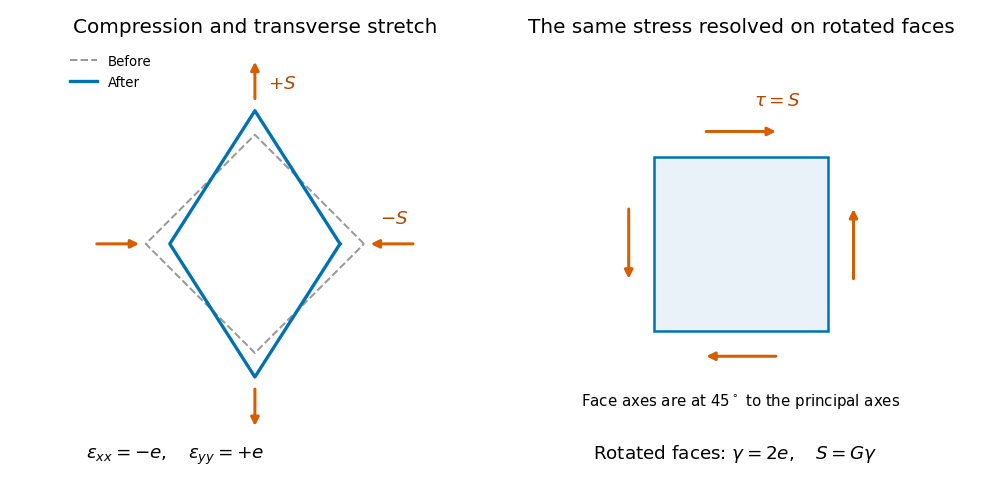

Reproduce this figure in Python.
#!/usr/bin/env python3
"""Draw the strain/stress interpretation of shear; write the PNG basename to cwd.

Tested with Python 3.14.4, numpy 2.3.5 and matplotlib 3.10.7 (+dfsg1).
Dependencies are already listed in the repository pyproject.toml.
"""
from pathlib import Path
import matplotlib
matplotlib.use("Agg")
import matplotlib.pyplot as plt
from matplotlib.patches import Polygon
import numpy as np


def arrow(ax, start, end):
    ax.annotate("", xy=end, xytext=start,
                arrowprops={"arrowstyle": "-|>", "lw": 1.8, "color": "#d55e00"})


def main():
    fig, axes = plt.subplots(1, 2, figsize=(8.3, 4.1), dpi=120, facecolor="white")
    diamond = np.array([[1,0],[0,1],[-1,0],[0,-1],[1,0]], dtype=float)
    deformed = diamond*np.array([.78,1.22])
    ax = axes[0]
    ax.plot(diamond[:,0], diamond[:,1], "--", color=".6", lw=1.2, label="Before")
    ax.plot(deformed[:,0], deformed[:,1], color="#0072b2", lw=2, label="After")
    arrow(ax, (1.48,0), (1.03,0));arrow(ax, (-1.48,0), (-1.03,0))
    arrow(ax, (0,1.30), (0,1.7));arrow(ax, (0,-1.30), (0,-1.7))
    ax.text(1.15,.19, r"$-S$", color="#b34700", fontsize=11)
    ax.text(.12,1.43, r"$+S$", color="#b34700", fontsize=11)
    ax.text(-1.55,-1.96, r"$\epsilon_{xx}=-e,\quad\epsilon_{yy}=+e$", fontsize=11)
    ax.set_title("Compression and transverse stretch")
    ax.legend(loc="upper left", fontsize=8, frameon=False)
    ax = axes[1]
    ax.add_patch(Polygon([[-.8,-.8],[.8,-.8],[.8,.8],[-.8,.8]], closed=True,
                         facecolor="#e9f2f8", edgecolor="#0072b2", lw=1.5))
    arrow(ax, (-.35,1.03), (.35,1.03))
    arrow(ax, (.35,-1.03), (-.35,-1.03))
    arrow(ax, (1.03,-.35), (1.03,.35))
    arrow(ax, (-1.03,.35), (-1.03,-.35))
    ax.text(.12,1.27, r"$\tau=S$", fontsize=11, color="#b34700")
    ax.text(-1.36,-1.96, r"Rotated faces: $\gamma=2e,\quad S=G\gamma$", fontsize=11)
    ax.text(0,-1.48, r"Face axes are at $45^\circ$ to the principal axes", ha="center", fontsize=9)
    ax.set_title("The same stress resolved on rotated faces")
    for ax in axes:
        ax.set_facecolor("white")
        ax.set(xlim=(-1.8,1.8), ylim=(-2.1,1.85), aspect="equal")
        ax.axis("off")
    fig.tight_layout()
    fig.savefig(Path(__file__).stem+".png", facecolor="white")
    plt.close(fig)


if __name__ == "__main__":
    main()
